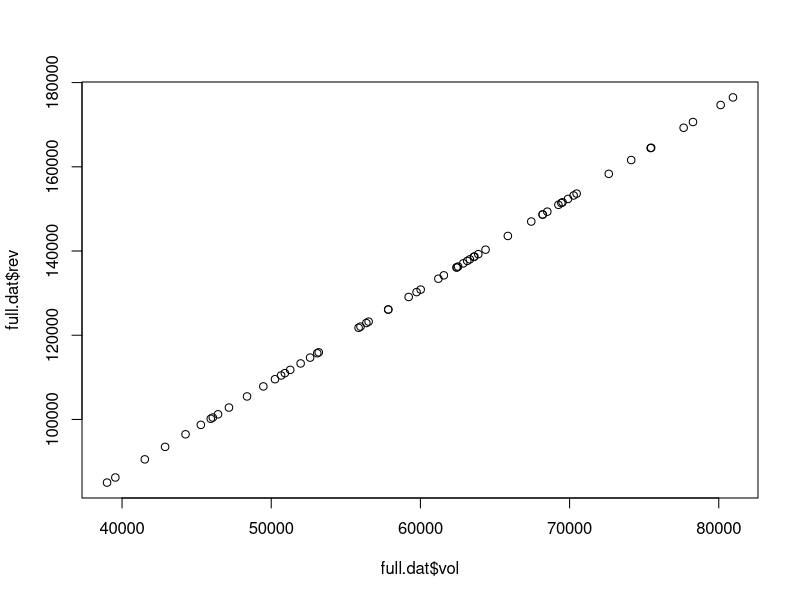
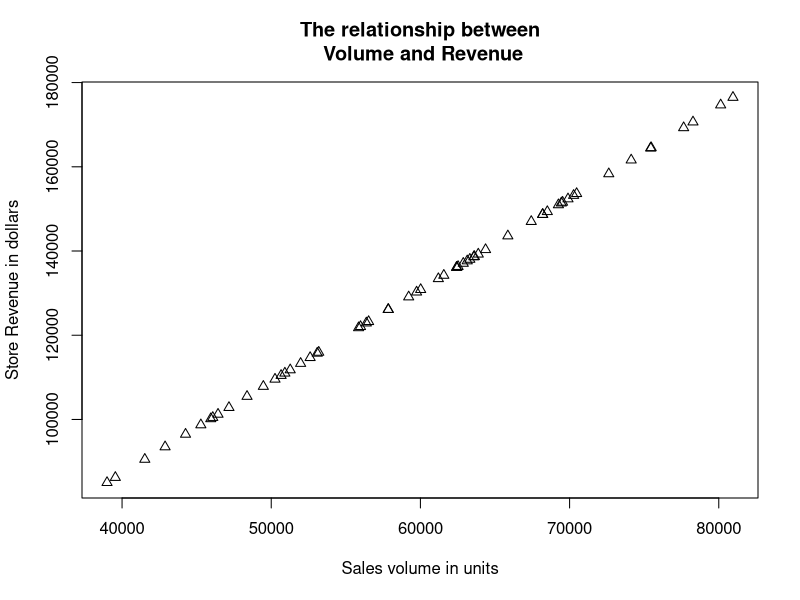
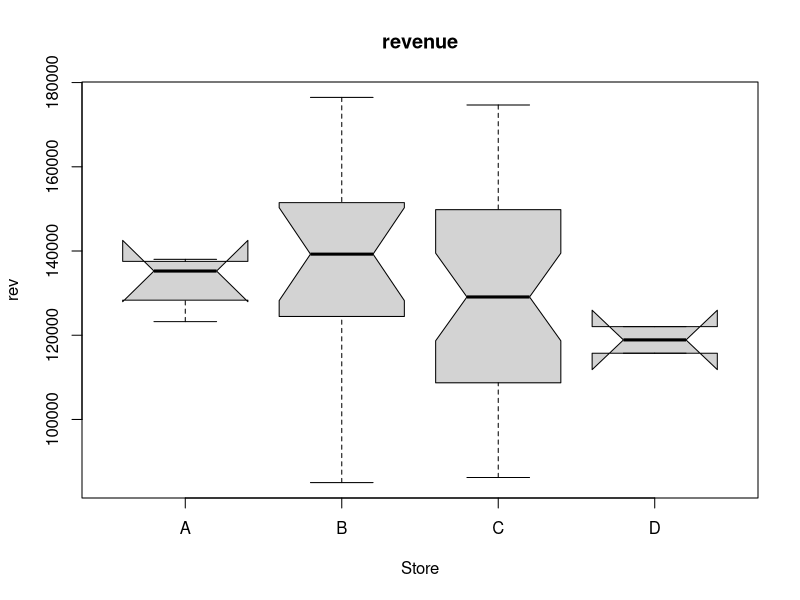
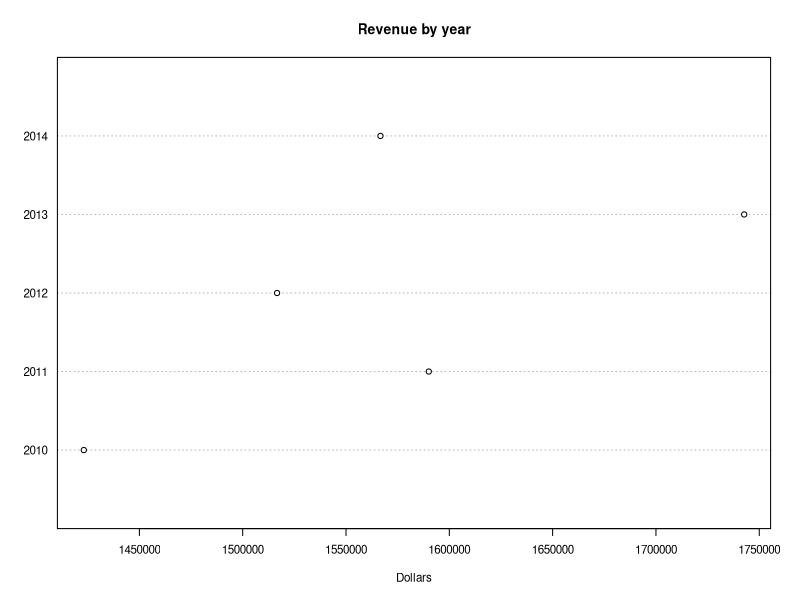
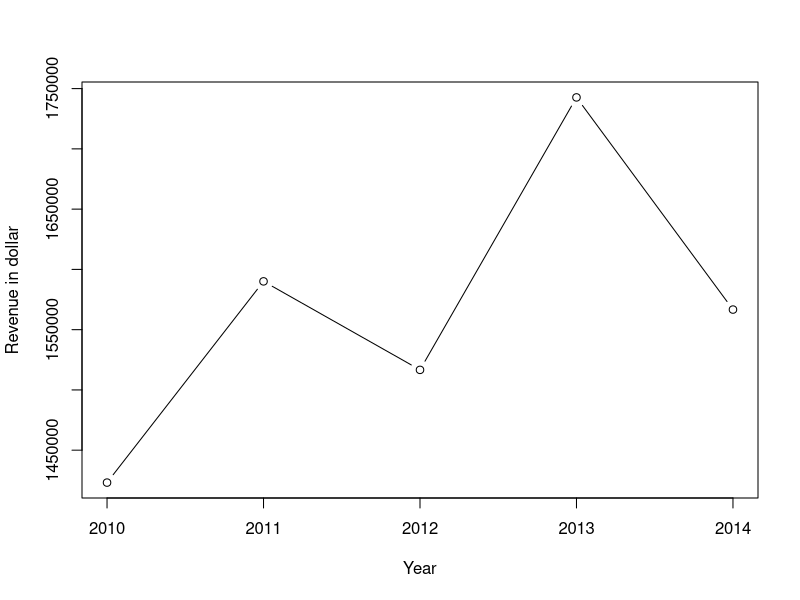
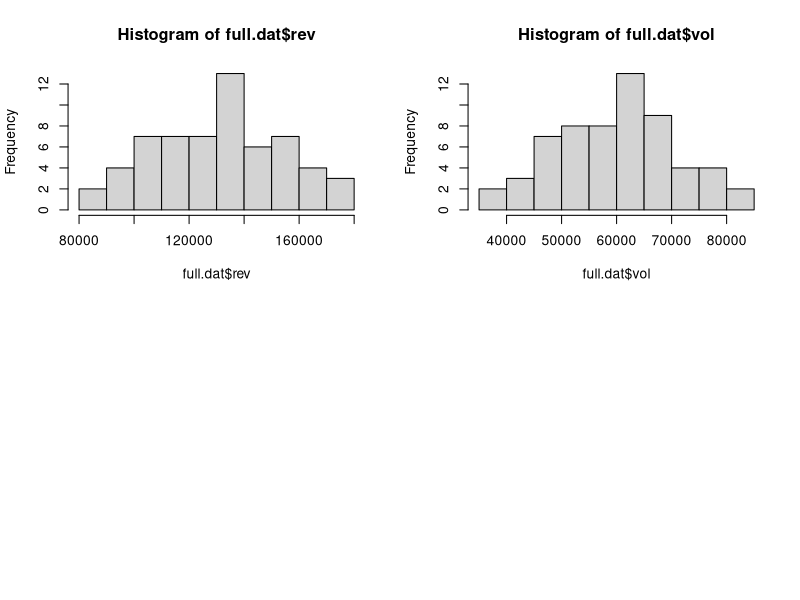

Reproduce these figures in R, in order. (Note: this script raises an error after producing the figures.)
## ---- chunk 1
# Create volume data
date <- seq(as.Date("2010/1/1"), by = "month", length.out = 60)
vol <- rnorm(60, mean=60000, sd=10000)
rev <- vol*2.18
store <- sample(LETTERS[1:4], 60, replace=TRUE, prob=c(0.1, 0.2, 0.65, 0.05))

vol.dat <- data.frame(date, vol, rev, store)
head(vol.dat)
## ---- chunk 2
store <- c("A", "B", "C", "D") # four letters representing cities
pop <- c(1560297, 305812, 119132,101786) #for top pop size cities in PA
pop.dat <- data.frame(store, pop)
pop.dat
## ---- chunk 3
full.dat <- merge(vol.dat, pop.dat, by="store")
head(full.dat[10:20,])
summary(full.dat)
## ---- chunk 4
library(lubridate)
full.dat$year <- year(full.dat$date)
names(full.dat)
summary(full.dat)
## ---- chunk 5
short.dat <- full.dat[full.dat$year<=2012,]
library(gmodels)  # Offers tools for model fitting
CrossTable(short.dat$store, short.dat$year, 
           prop.t=TRUE, # include table of proportions
           prop.r=TRUE, # include row proportions
           prop.c=TRUE) # include column proportions
## ---- chunk 6
plot(full.dat$vol, full.dat$rev)
## ---- chunk 7
plot(full.dat$vol, full.dat$rev, 
     main = "The relationship between\n Volume and Revenue",
     ylab = "Store Revenue in dollars",
     xlab = "Sales volume in units",
     pch = 2)  #diamonds
## ---- chunk 8
boxplot(rev~store, data=full.dat, notch=TRUE,
  main="revenue", xlab="Store")
## ---- chunk 9
year.dat <- aggregate(rev~year, data=full.dat, sum)
head(year.dat)
dotchart(year.dat$rev,labels=year.dat$year,cex=.7,
  	main="Revenue by year", 
   xlab="Dollars")

## ---- chunk 10
plot(year.dat$year,year.dat$rev,type = "b",
     ylab = "Revenue in dollar",
     xlab = "Year")
## ---- chunk 11
fit <- lm(full.dat$rev~full.dat$vol, data=full.dat)
fit
## ---- chunk 12
par(mfrow=c(2,2))
hist(full.dat$rev)
hist(full.dat$vol)
library(car)
qqPlot(lm(rev~ vol, data=full.dat), 
       simulate=TRUE, main="Q-Q Plot", labels=FALSE)
boxplot(rev~store, data=full.dat, notch=TRUE,
  main="revenue", xlab="Store")
## ---- chunk 13
plot(fit)
